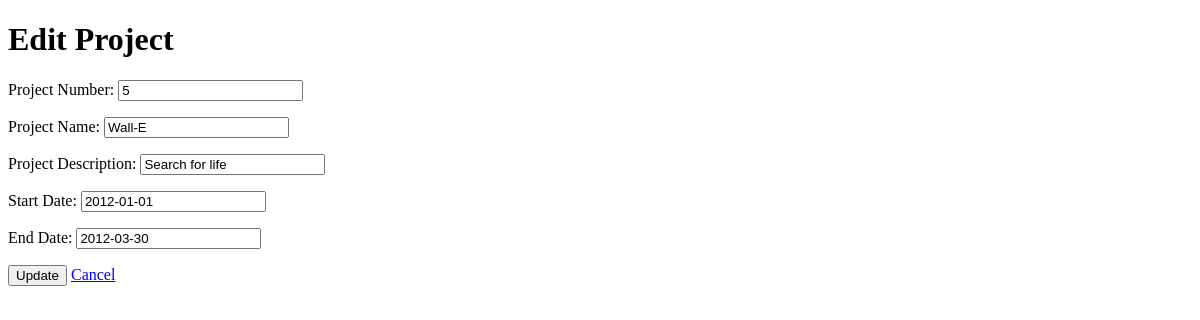
Page /editproject.php?id=1 on the earlier database version.
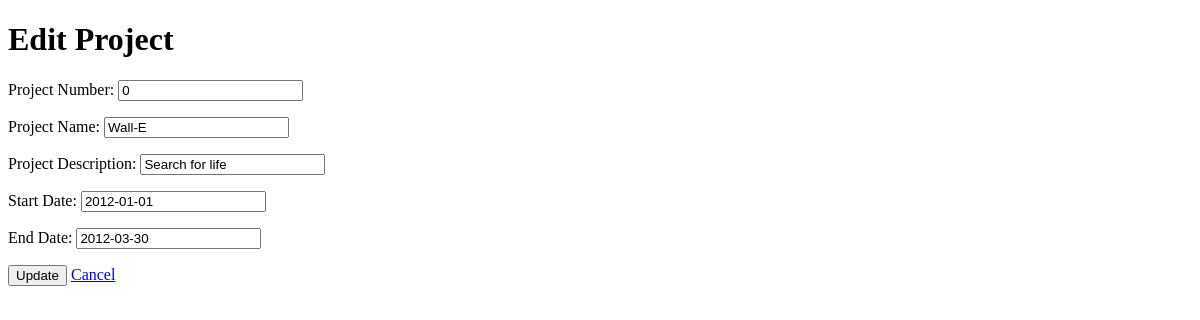
Same page on the later database version.
### tables this page shows
CREATE TABLE IF NOT EXISTS `projects` (
  `id` int(11) NOT NULL AUTO_INCREMENT,
  `number` int(11) NOT NULL,
  `name` text NOT NULL,
  `description` text NOT NULL,
  `startdate` date NOT NULL,
  `enddate` date NOT NULL,
  PRIMARY KEY (`id`)
);

### editproject.php (the view, shortened to what this page needs)
<?php
$id = mysql_real_escape_string($_GET['id']);
$result = mysql_query("SELECT number, name, description, startdate, enddate, id
    FROM projects WHERE id='$id'");
$row = mysql_fetch_row($result);
$a = htmlentities($row[0]);
$b = htmlentities($row[1]);
$c = htmlentities($row[2]);
$d = htmlentities($row[3]);
$e = htmlentities($row[4]);
?>
<!DOCTYPE html PUBLIC "-//W3C//DTD XHTML 1.0 Transitional//EN" "http://www.w3.org/TR/xhtml1/DTD/xhtml1-transitional.dtd">
<html xmlns="http://www.w3.org/1999/xhtml">
<head>
</head>
<body  id="home">
<h1>Edit Project</h1>
<?php
echo <<< _END
<form method="post">
<p>Project Number:
<input type="text" name="number" value="$a"></p>
<p>Project Name:
<input type="text" name="name" value="$b"></p>
<p>Project Description:
<input type="text" name="description" value="$c"></p>
<p>Start Date:
<input type="text" name="startdate" value="$d"></p>
<p>End Date:
<input type="text" name="enddate" value="$e"></p>
<input type="hidden" name="id" value="$id">
<p><input type="submit" value="Update"/>
<a href="manageprojects.php">Cancel</a></p>
</form>
_END;
?>
</body>
</html>

Differences in the rows shown:
changed projects "Wall-E": number "5" → "0"
